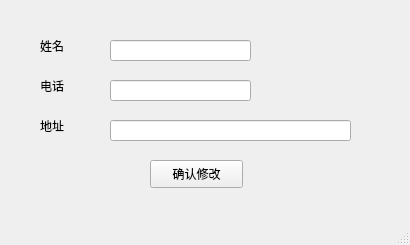
<?xml version="1.0" encoding="UTF-8"?>
<ui version="4.0">
 <class>personInfo</class>
 <widget class="QMainWindow" name="personInfo">
  <property name="geometry">
   <rect>
    <x>0</x>
    <y>0</y>
    <width>410</width>
    <height>245</height>
   </rect>
  </property>
  <property name="windowTitle">
   <string>MainWindow</string>
  </property>
  <property name="styleSheet">
   <string notr="true">#personInfo{background-color: qlineargradient(spread:pad, x1:0, y1:0, x2:0, y2:0.614, stop:0 rgba(255, 224, 170, 255), stop:1 rgba(255, 255, 255, 255));\n}</string>
  </property>
  <widget class="QWidget" name="centralwidget">
   <widget class="QLabel" name="label">
    <property name="geometry">
     <rect>
      <x>40</x>
      <y>40</y>
      <width>54</width>
      <height>12</height>
     </rect>
    </property>
    <property name="text">
     <string>姓名</string>
    </property>
   </widget>
   <widget class="QLabel" name="label_2">
    <property name="geometry">
     <rect>
      <x>40</x>
      <y>80</y>
      <width>54</width>
      <height>12</height>
     </rect>
    </property>
    <property name="text">
     <string>电话</string>
    </property>
   </widget>
   <widget class="QLabel" name="label_3">
    <property name="geometry">
     <rect>
      <x>40</x>
      <y>120</y>
      <width>54</width>
      <height>12</height>
     </rect>
    </property>
    <property name="text">
     <string>地址</string>
    </property>
   </widget>
   <widget class="QLineEdit" name="lineEdit_name">
    <property name="geometry">
     <rect>
      <x>110</x>
      <y>40</y>
      <width>141</width>
      <height>21</height>
     </rect>
    </property>
   </widget>
   <widget class="QLineEdit" name="lineEdit_phone">
    <property name="geometry">
     <rect>
      <x>110</x>
      <y>80</y>
      <width>141</width>
      <height>21</height>
     </rect>
    </property>
   </widget>
   <widget class="QLineEdit" name="lineEdit_address">
    <property name="geometry">
     <rect>
      <x>110</x>
      <y>120</y>
      <width>241</width>
      <height>21</height>
     </rect>
    </property>
   </widget>
   <widget class="QPushButton" name="pushButton">
    <property name="geometry">
     <rect>
      <x>150</x>
      <y>160</y>
      <width>93</width>
      <height>28</height>
     </rect>
    </property>
    <property name="text">
     <string>确认修改</string>
    </property>
   </widget>
  </widget>
  <widget class="QMenuBar" name="menubar">
   <property name="geometry">
    <rect>
     <x>0</x>
     <y>0</y>
     <width>410</width>
     <height>23</height>
    </rect>
   </property>
  </widget>
  <widget class="QStatusBar" name="statusbar"/>
 </widget>
 <resources/>
 <connections/>
</ui>
